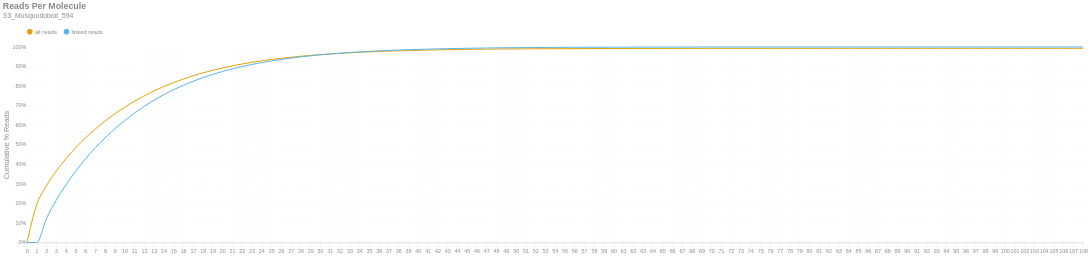

The cell this chart's notebook holds for it:
### Markdown cell above
### Reads per Molecule
This chart shows the cumulative distribution of the number of reads per linked molecule. That is, how many alignments are associated with a unique molecule. This excludes the number of reads associated with invalid or absent linked-read barcodes. The `linked` histogram is the percentages recalculated when disregarding singletons.

### Code cell
if SKIPLR:
    print_html(f"Skipped")
else:
    counts = np.bincount(valids['reads'].cast(pl.Int64).to_numpy())
    weighted = counts * np.arange(len(counts))
    all_perc = weighted / n_reads
    linked_perc = weighted / n_linked_reads
    linked_perc[1] = 0
    binned_df = pl.DataFrame({
        'readsper': list(range(len(counts))),
        'all reads (cumsum)': np.cumsum(all_perc).tolist(),
        'linked reads (cumsum)': np.cumsum(linked_perc).tolist(),
    })

    with SafeRender(binned_df):
        (
            density_plot(binned_df, 'Reads Per Molecule', samplename, 'readspmol')
            .encode(
                x=alt.X('readsper:O', title=None).axis(labelAngle=0).scale(padding=0),
                y=alt.Y('value:Q', title='Cumulative % Reads').axis(format='%').stack(False),
                color=alt.Color("key:N").scale(domain=["all reads", "linked reads"]),
                tooltip=[
                    alt.Tooltip("key:N", title="Data Type"),
                    alt.Tooltip("readsper:O", title="Reads Per Molecule"),
                    alt.Tooltip("value:Q", format=".2%", title="% Reads (Cum.)")
                ]            
            )
        ).display()

### Figure 1 — Vega-Lite specification as saved in the notebook (floating-point values rounded to 4 significant figures)
{"width": "container", "height": 400, "config": {"title": {"anchor": "start", "dy": -15, "fontSize": 18, "color": "#888888", "subtitleColor": "#888888", "subtitleFontSize": 14}, "arc": {"fill": "#0072B2"}, "axis": {"domainColor": "#888888", "domainWidth": 0.5, "gridWidth": 0.2, "grid": false, "titleFontWeight": 400, "titleFontSize": 15, "labelFontSize": 11, "labelColor": "#888888", "tickColor": "#888888", "tickWidth": 0.2, "titleColor": "#888888"}, "axisBand": {"grid": false}, "axisX": {"grid": true, "tickSize": 10, "domainCap": "round"}, "axisY": {"domain": false, "grid": true, "tickSize": 0, "domainCap": "round"}, "background": "transparent", "header": {"labelFontSize": 15, "labelColor": "#888888", "titleFontSize": 15, "titleFontWeight": 600, "titleColor": "#888888"}, "legend": {"labelFont": "sans-serif", "labelFontSize": 12, "labelColor": "#888888", "symbolSize": 100, "symbolType": "circle", "titleFontSize": 12, "titlePadding": 10, "titleColor": "#888888", "title": null, "orient": "top"}, "range": {"category": ["#E69F00", "#56B4E9", "#009E73", "#F0E442", "#0072B2", "#D55E00", "#CC79A7", "#000000"], "diverging": ["#cfe8f3", "#a2d4ec", "#73bfe2", "#46abdb", "#1696d2", "#12719e"]}, "area": {"fill": "#0072B2", "fillOpacity": 0.7, "line": true, "strokeOpacity": 0.7}, "line": {"color": "#0072B2", "stroke": "#0072B2", "strokeWidth": 2}, "trail": {"color": "#0072B2", "stroke": "#0072B2", "strokeWidth": 0, "size": 1}, "point": {"filled": true, "fillOpacity": 1.0, "size": 95}, "text": {"color": "#888888", "fontSize": 11, "align": "right", "fontWeight": 400, "size": 11}, "bar": {"fill": "#0072B2", "stroke": null}, "view": {"stroke": null, "continuousWidth": 660, "continuousHeight": 400}}, "data": {"name": "data-f3e41ddbe30d37758c9807b08db49da9"}, "mark": {"type": "line", "interpolate": "monotone", "point": {"opacity": 0, "size": 275}}, "encoding": {"color": {"field": "key", "scale": {"domain": ["all reads", "linked reads"]}, "type": "nominal"}, "tooltip": [{"field": "key", "title": "Data Type", "type": "nominal"}, {"field": "readsper", "title": "Reads Per Molecule", "type": "ordinal"}, {"field": "value", "format": ".2%", "title": "% Reads (Cum.)", "type": "quantitative"}], "x": {"axis": {"labelAngle": 0}, "field": "readsper", "scale": {"padding": 0}, "title": null, "type": "ordinal"}, "y": {"axis": {"format": "%"}, "field": "value", "stack": false, "title": "Cumulative % Reads", "type": "quantitative"}}, "params": [{"name": "param_c36ac31b6afebe62", "select": {"type": "point", "fields": ["key"]}, "bind": "legend"}], "title": {"text": "Reads Per Molecule", "subtitle": "S3_Musquodoboit_594"}, "transform": [{"fold": ["all reads (cumsum)", "linked reads (cumsum)"]}, {"calculate": "replace(datum.key, ' (cumsum)', '')", "as": "key"}, {"filter": {"param": "param_c36ac31b6afebe62"}}], "usermeta": {"embedOptions": {"downloadFileName": "S3_Musquodoboit_594.readspmol"}}, "$schema": "https://vega.github.io/schema/vega-lite/v6.1.0.json", "datasets": {"data-f3e41ddbe30d37758c9807b08db49da9": [{"readsper": 0, "all reads (cumsum)": 0.0, "linked reads (cumsum)": 0.0}, {"readsper": 1, "all reads (cumsum)": 0.1925, "linked reads (cumsum)": 0.0}, {"readsper": 2, "all reads (cumsum)": 0.2907, "linked reads (cumsum)": 0.1227}, {"readsper": 3, "all reads (cumsum)": 0.3657, "linked reads (cumsum)": 0.2164}, {"readsper": 4, "all reads (cumsum)": 0.4291, "linked reads (cumsum)": 0.2956}, {"readsper": 5, "all reads (cumsum)": 0.485, "linked reads (cumsum)": 0.3655}, {"readsper": 6, "all reads (cumsum)": 0.5352, "linked reads (cumsum)": 0.4282}, {"readsper": 7, "all reads (cumsum)": 0.5804, "linked reads (cumsum)": 0.4846}, {"readsper": 8, "all reads (cumsum)": 0.6212, "linked reads (cumsum)": 0.5356}, {"readsper": 9, "all reads (cumsum)": 0.6583, "linked reads (cumsum)": 0.5819}, {"readsper": 10, "all reads (cumsum)": 0.6919, "linked reads (cumsum)": 0.6239}, {"readsper": 11, "all reads (cumsum)": 0.7224, "linked reads (cumsum)": 0.662}, {"readsper": 12, "all reads (cumsum)": 0.7502, "linked reads (cumsum)": 0.6967}, {"readsper": 13, "all reads (cumsum)": 0.775, "linked reads (cumsum)": 0.7277}, {"readsper": 14, "all reads (cumsum)": 0.7975, "linked reads (cumsum)": 0.7559}, {"readsper": 15, "all reads (cumsum)": 0.8178, "linked reads (cumsum)": 0.7812}, {"readsper": 16, "all reads (cumsum)": 0.8361, "linked reads (cumsum)": 0.804}, {"readsper": 17, "all reads (cumsum)": 0.8526, "linked reads (cumsum)": 0.8246}, {"readsper": 18, "all reads (cumsum)": 0.8673, "linked reads (cumsum)": 0.843}, {"readsper": 19, "all reads (cumsum)": 0.8804, "linked reads (cumsum)": 0.8594}, {"readsper": 20, "all reads (cumsum)": 0.8924, "linked reads (cumsum)": 0.8743}, {"readsper": 21, "all reads (cumsum)": 0.9031, "linked reads (cumsum)": 0.8877}, {"readsper": 22, "all reads (cumsum)": 0.9128, "linked reads (cumsum)": 0.8998}, {"readsper": 23, "all reads (cumsum)": 0.9213, "linked reads (cumsum)": 0.9105}, {"readsper": 24, "all reads (cumsum)": 0.929, "linked reads (cumsum)": 0.9201}, {"readsper": 25, "all reads (cumsum)": 0.9357, "linked reads (cumsum)": 0.9285}, {"readsper": 26, "all reads (cumsum)": 0.9419, "linked reads (cumsum)": 0.9362}, {"readsper": 27, "all reads (cumsum)": 0.9474, "linked reads (cumsum)": 0.943}, {"readsper": 28, "all reads (cumsum)": 0.9523, "linked reads (cumsum)": 0.9493}, {"readsper": 29, "all reads (cumsum)": 0.9567, "linked reads (cumsum)": 0.9547}, {"readsper": 30, "all reads (cumsum)": 0.9606, "linked reads (cumsum)": 0.9596}, {"readsper": 31, "all reads (cumsum)": 0.9641, "linked reads (cumsum)": 0.964}, {"readsper": 32, "all reads (cumsum)": 0.9673, "linked reads (cumsum)": 0.9679}, {"readsper": 33, "all reads (cumsum)": 0.9702, "linked reads (cumsum)": 0.9715}, {"readsper": 34, "all reads (cumsum)": 0.9728, "linked reads (cumsum)": 0.9748}, {"readsper": 35, "all reads (cumsum)": 0.975, "linked reads (cumsum)": 0.9775}, {"readsper": 36, "all reads (cumsum)": 0.9769, "linked reads (cumsum)": 0.9799}, {"readsper": 37, "all reads (cumsum)": 0.9787, "linked reads (cumsum)": 0.9822}, {"readsper": 38, "all reads (cumsum)": 0.9802, "linked reads (cumsum)": 0.9841}, {"readsper": 39, "all reads (cumsum)": 0.9816, "linked reads (cumsum)": 0.9858}, {"readsper": 40, "all reads (cumsum)": 0.9829, "linked reads (cumsum)": 0.9874}, {"readsper": 41, "all reads (cumsum)": 0.984, "linked reads (cumsum)": 0.9888}, {"readsper": 42, "all reads (cumsum)": 0.985, "linked reads (cumsum)": 0.9901}, {"readsper": 43, "all reads (cumsum)": 0.986, "linked reads (cumsum)": 0.9913}, {"readsper": 44, "all reads (cumsum)": 0.9867, "linked reads (cumsum)": 0.9922}, {"readsper": 45, "all reads (cumsum)": 0.9875, "linked reads (cumsum)": 0.9931}, {"readsper": 46, "all reads (cumsum)": 0.9881, "linked reads (cumsum)": 0.994}, {"readsper": 47, "all reads (cumsum)": 0.9886, "linked reads (cumsum)": 0.9946}, {"readsper": 48, "all reads (cumsum)": 0.9892, "linked reads (cumsum)": 0.9952}, {"readsper": 49, "all reads (cumsum)": 0.9896, "linked reads (cumsum)": 0.9958}, {"readsper": 50, "all reads (cumsum)": 0.9899, "linked reads (cumsum)": 0.9962}, {"readsper": 51, "all reads (cumsum)": 0.9903, "linked reads (cumsum)": 0.9967}, {"readsper": 52, "all reads (cumsum)": 0.9906, "linked reads (cumsum)": 0.997}, {"readsper": 53, "all reads (cumsum)": 0.9908, "linked reads (cumsum)": 0.9973}, {"readsper": 54, "all reads (cumsum)": 0.9911, "linked reads (cumsum)": 0.9977}, {"readsper": 55, "all reads (cumsum)": 0.9913, "linked reads (cumsum)": 0.9979}, {"readsper": 56, "all reads (cumsum)": 0.9915, "linked reads (cumsum)": 0.9982}, {"readsper": 57, "all reads (cumsum)": 0.9917, "linked reads (cumsum)": 0.9984}, {"readsper": 58, "all reads (cumsum)": 0.9918, "linked reads (cumsum)": 0.9986}, {"readsper": 59, "all reads (cumsum)": 0.9919, "linked reads (cumsum)": 0.9987}, {"readsper": 60, "all reads (cumsum)": 0.9921, "linked reads (cumsum)": 0.9989}, {"readsper": 61, "all reads (cumsum)": 0.9922, "linked reads (cumsum)": 0.999}, {"readsper": 62, "all reads (cumsum)": 0.9923, "linked reads (cumsum)": 0.9991}, {"readsper": 63, "all reads (cumsum)": 0.9923, "linked reads (cumsum)": 0.9992}, {"readsper": 64, "all reads (cumsum)": 0.9924, "linked reads (cumsum)": 0.9993}, {"readsper": 65, "all reads (cumsum)": 0.9925, "linked reads (cumsum)": 0.9994}, {"readsper": 66, "all reads (cumsum)": 0.9925, "linked reads (cumsum)": 0.9994}, {"readsper": 67, "all reads (cumsum)": 0.9925, "linked reads (cumsum)": 0.9995}, {"readsper": 68, "all reads (cumsum)": 0.9926, "linked reads (cumsum)": 0.9995}, {"readsper": 69, "all reads (cumsum)": 0.9926, "linked reads (cumsum)": 0.9996}, {"readsper": 70, "all reads (cumsum)": 0.9927, "linked reads (cumsum)": 0.9997}, {"readsper": 71, "all reads (cumsum)": 0.9927, "linked reads (cumsum)": 0.9997}, {"readsper": 72, "all reads (cumsum)": 0.9928, "linked reads (cumsum)": 0.9998}, {"readsper": 73, "all reads (cumsum)": 0.9928, "linked reads (cumsum)": 0.9998}, {"readsper": 74, "all reads (cumsum)": 0.9928, "linked reads (cumsum)": 0.9998}, {"readsper": 75, "all reads (cumsum)": 0.9928, "linked reads (cumsum)": 0.9998}, {"readsper": 76, "all reads (cumsum)": 0.9928, "linked reads (cumsum)": 0.9999}, {"readsper": 77, "all reads (cumsum)": 0.9929, "linked reads (cumsum)": 0.9999}, {"readsper": 78, "all reads (cumsum)": 0.9929, "linked reads (cumsum)": 0.9999}, {"readsper": 79, "all reads (cumsum)": 0.9929, "linked reads (cumsum)": 0.9999}, {"readsper": 80, "all reads (cumsum)": 0.9929, "linked reads (cumsum)": 0.9999}, {"readsper": 81, "all reads (cumsum)": 0.9929, "linked reads (cumsum)": 0.9999}, {"readsper": 82, "all reads (cumsum)": 0.9929, "linked reads (cumsum)": 1.0}, {"readsper": 83, "all reads (cumsum)": 0.9929, "linked reads (cumsum)": 1.0}, {"readsper": 84, "all reads (cumsum)": 0.9929, "linked reads (cumsum)": 1.0}, {"readsper": 85, "all reads (cumsum)": 0.9929, "linked reads (cumsum)": 1.0}, {"readsper": 86, "all reads (cumsum)": 0.9929, "linked reads (cumsum)": 1.0}, {"readsper": 87, "all reads (cumsum)": 0.9929, "linked reads (cumsum)": 1.0}, {"readsper": 88, "all reads (cumsum)": 0.9929, "linked reads (cumsum)": 1.0}, {"readsper": 89, "all reads (cumsum)": 0.9929, "linked reads (cumsum)": 1.0}, {"readsper": 90, "all reads (cumsum)": 0.9929, "linked reads (cumsum)": 1.0}, {"readsper": 91, "all reads (cumsum)": 0.9929, "linked reads (cumsum)": 1.0}, {"readsper": 92, "all reads (cumsum)": 0.9929, "linked reads (cumsum)": 1.0}, {"readsper": 93, "all reads (cumsum)": 0.9929, "linked reads (cumsum)": 1.0}, {"readsper": 94, "all reads (cumsum)": 0.9929, "linked reads (cumsum)": 1.0}, {"readsper": 95, "all reads (cumsum)": 0.9929, "linked reads (cumsum)": 1.0}, {"readsper": 96, "all reads (cumsum)": 0.9929, "linked reads (cumsum)": 1.0}, {"readsper": 97, "all reads (cumsum)": 0.9929, "linked reads (cumsum)": 1.0}, {"readsper": 98, "all reads (cumsum)": 0.9929, "linked reads (cumsum)": 1.0}, {"readsper": 99, "all reads (cumsum)": 0.993, "linked reads (cumsum)": 1.0}, {"readsper": 100, "all reads (cumsum)": 0.993, "linked reads (cumsum)": 1.0}, {"readsper": 101, "all reads (cumsum)": 0.993, "linked reads (cumsum)": 1.0}, {"readsper": 102, "all reads (cumsum)": 0.993, "linked reads (cumsum)": 1.0}, {"readsper": 103, "all reads (cumsum)": 0.993, "linked reads (cumsum)": 1.0}, {"readsper": 104, "all reads (cumsum)": 0.993, "linked reads (cumsum)": 1.0}, {"readsper": 105, "all reads (cumsum)": 0.993, "linked reads (cumsum)": 1.0}, {"readsper": 106, "all reads (cumsum)": 0.993, "linked reads (cumsum)": 1.0}, {"readsper": 107, "all reads (cumsum)": 0.993, "linked reads (cumsum)": 1.0}, {"readsper": 108, "all reads (cumsum)": 0.993, "linked reads (cumsum)": 1.0}]}}
